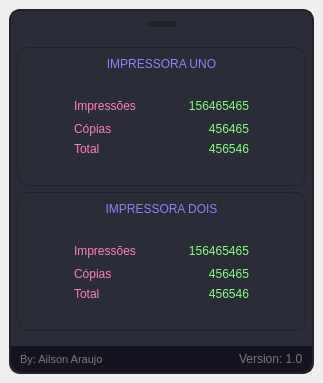
<?xml version="1.0" encoding="UTF-8"?>
<ui version="4.0">
 <class>MainWindow</class>
 <widget class="QMainWindow" name="MainWindow">
  <property name="geometry">
   <rect>
    <x>0</x>
    <y>0</y>
    <width>323</width>
    <height>383</height>
   </rect>
  </property>
  <property name="windowTitle">
   <string>Contador de Impressão</string>
  </property>
  <property name="styleSheet">
   <string notr="true">QFrame{
	background-color: #2a2c37;
	border: 2px solid #22212c;
	border-radius: 11px;
}

QLabel{
	color: #787878;
	border: none;
	background-color: transparent;
}

QPushButton{
	background-repeat: no-repeat;
	background-position: center;
	border: none;
}

#btn_config{
	background-image: url(:/icon/image/cil-settings.png);
}

#btn_close{
	background-image: url(:/icon/image/cil-x.png);
}

#frame_move{
	border: none;
	border-top: 6px solid #22212c;
}

#frame_dev {
	background-color: #151320;
	border: none;
	border-top-left-radius: 0px;
	border-top-right-radius: 0px;
}

#frame_container{
	border: none;
}

#label_device_uno,  #label_device_dois {
	color: #9580ff;
	font: 700 12pt &quot;Segoe UI&quot;;
}

#frame_device_uno, #frame_device_dois{
	border: 1px solid  #22212c;
}

#label_value_print, #label_value_copy, #label_value_total,
#label_value_print_dois, #label_value_copy_dois, #label_value_total_dois{
	color: #8aff80;
	font: 700 11pt &quot;Segoe UI&quot;;
}

#label_print, #label_copy, #label_total,
#label_print_dois, #label_copy_dois, #label_total_dois{
	color: #ff80bf;
	font: 700 11pt &quot;Segoe UI&quot;;
}</string>
  </property>
  <widget class="QWidget" name="centralwidget">
   <layout class="QGridLayout" name="gridLayout">
    <item row="0" column="0">
     <widget class="QFrame" name="frame_main">
      <property name="styleSheet">
       <string notr="true"/>
      </property>
      <property name="frameShape">
       <enum>QFrame::StyledPanel</enum>
      </property>
      <property name="frameShadow">
       <enum>QFrame::Raised</enum>
      </property>
      <layout class="QGridLayout" name="gridLayout_2">
       <property name="leftMargin">
        <number>0</number>
       </property>
       <property name="topMargin">
        <number>1</number>
       </property>
       <property name="rightMargin">
        <number>0</number>
       </property>
       <property name="bottomMargin">
        <number>0</number>
       </property>
       <item row="1" column="0">
        <widget class="QFrame" name="frame_container">
         <property name="frameShape">
          <enum>QFrame::StyledPanel</enum>
         </property>
         <property name="frameShadow">
          <enum>QFrame::Raised</enum>
         </property>
         <layout class="QGridLayout" name="gridLayout_5">
          <property name="leftMargin">
           <number>6</number>
          </property>
          <property name="rightMargin">
           <number>6</number>
          </property>
          <item row="0" column="4">
           <widget class="QPushButton" name="btn_close">
            <property name="minimumSize">
             <size>
              <width>20</width>
              <height>20</height>
             </size>
            </property>
            <property name="cursor">
             <cursorShape>PointingHandCursor</cursorShape>
            </property>
            <property name="text">
             <string/>
            </property>
           </widget>
          </item>
          <item row="2" column="0" colspan="5">
           <widget class="QFrame" name="frame_device_dois">
            <property name="frameShape">
             <enum>QFrame::StyledPanel</enum>
            </property>
            <property name="frameShadow">
             <enum>QFrame::Raised</enum>
            </property>
            <layout class="QGridLayout" name="gridLayout_4">
             <item row="3" column="3">
              <widget class="QLabel" name="label_value_copy_dois">
               <property name="text">
                <string>456465</string>
               </property>
               <property name="alignment">
                <set>Qt::AlignRight|Qt::AlignTrailing|Qt::AlignVCenter</set>
               </property>
              </widget>
             </item>
             <item row="4" column="3">
              <widget class="QLabel" name="label_value_total_dois">
               <property name="text">
                <string>456546</string>
               </property>
               <property name="alignment">
                <set>Qt::AlignRight|Qt::AlignTrailing|Qt::AlignVCenter</set>
               </property>
              </widget>
             </item>
             <item row="2" column="0">
              <spacer name="horizontalSpacer_5">
               <property name="orientation">
                <enum>Qt::Horizontal</enum>
               </property>
               <property name="sizeHint" stdset="0">
                <size>
                 <width>40</width>
                 <height>20</height>
                </size>
               </property>
              </spacer>
             </item>
             <item row="0" column="0" colspan="5">
              <widget class="QLabel" name="label_device_dois">
               <property name="text">
                <string>IMPRESSORA DOIS</string>
               </property>
               <property name="alignment">
                <set>Qt::AlignCenter</set>
               </property>
              </widget>
             </item>
             <item row="2" column="1">
              <widget class="QLabel" name="label_print_dois">
               <property name="text">
                <string>Impressões</string>
               </property>
               <property name="alignment">
                <set>Qt::AlignLeading|Qt::AlignLeft|Qt::AlignVCenter</set>
               </property>
              </widget>
             </item>
             <item row="2" column="4">
              <spacer name="horizontalSpacer_6">
               <property name="orientation">
                <enum>Qt::Horizontal</enum>
               </property>
               <property name="sizeHint" stdset="0">
                <size>
                 <width>40</width>
                 <height>20</height>
                </size>
               </property>
              </spacer>
             </item>
             <item row="4" column="1">
              <widget class="QLabel" name="label_total_dois">
               <property name="text">
                <string>Total</string>
               </property>
               <property name="alignment">
                <set>Qt::AlignLeading|Qt::AlignLeft|Qt::AlignVCenter</set>
               </property>
              </widget>
             </item>
             <item row="2" column="2">
              <spacer name="horizontalSpacer_7">
               <property name="orientation">
                <enum>Qt::Horizontal</enum>
               </property>
               <property name="sizeHint" stdset="0">
                <size>
                 <width>40</width>
                 <height>20</height>
                </size>
               </property>
              </spacer>
             </item>
             <item row="3" column="1">
              <widget class="QLabel" name="label_copy_dois">
               <property name="text">
                <string>Cópias</string>
               </property>
               <property name="alignment">
                <set>Qt::AlignLeading|Qt::AlignLeft|Qt::AlignVCenter</set>
               </property>
              </widget>
             </item>
             <item row="2" column="3">
              <widget class="QLabel" name="label_value_print_dois">
               <property name="text">
                <string>156465465</string>
               </property>
               <property name="alignment">
                <set>Qt::AlignRight|Qt::AlignTrailing|Qt::AlignVCenter</set>
               </property>
              </widget>
             </item>
             <item row="1" column="1">
              <spacer name="verticalSpacer_3">
               <property name="orientation">
                <enum>Qt::Vertical</enum>
               </property>
               <property name="sizeHint" stdset="0">
                <size>
                 <width>20</width>
                 <height>40</height>
                </size>
               </property>
              </spacer>
             </item>
             <item row="5" column="1">
              <spacer name="verticalSpacer_4">
               <property name="orientation">
                <enum>Qt::Vertical</enum>
               </property>
               <property name="sizeHint" stdset="0">
                <size>
                 <width>20</width>
                 <height>40</height>
                </size>
               </property>
              </spacer>
             </item>
            </layout>
           </widget>
          </item>
          <item row="0" column="2">
           <widget class="QFrame" name="frame_move">
            <property name="minimumSize">
             <size>
              <width>30</width>
              <height>0</height>
             </size>
            </property>
            <property name="maximumSize">
             <size>
              <width>30</width>
              <height>16777215</height>
             </size>
            </property>
            <property name="cursor">
             <cursorShape>OpenHandCursor</cursorShape>
            </property>
            <property name="frameShape">
             <enum>QFrame::StyledPanel</enum>
            </property>
            <property name="frameShadow">
             <enum>QFrame::Raised</enum>
            </property>
           </widget>
          </item>
          <item row="0" column="0">
           <widget class="QPushButton" name="btn_config">
            <property name="minimumSize">
             <size>
              <width>20</width>
              <height>20</height>
             </size>
            </property>
            <property name="cursor">
             <cursorShape>PointingHandCursor</cursorShape>
            </property>
            <property name="text">
             <string/>
            </property>
           </widget>
          </item>
          <item row="1" column="0" colspan="5">
           <widget class="QFrame" name="frame_device_uno">
            <property name="frameShape">
             <enum>QFrame::StyledPanel</enum>
            </property>
            <property name="frameShadow">
             <enum>QFrame::Raised</enum>
            </property>
            <layout class="QGridLayout" name="gridLayout_3">
             <item row="4" column="1">
              <widget class="QLabel" name="label_copy">
               <property name="text">
                <string>Cópias</string>
               </property>
               <property name="alignment">
                <set>Qt::AlignLeading|Qt::AlignLeft|Qt::AlignVCenter</set>
               </property>
              </widget>
             </item>
             <item row="3" column="2">
              <spacer name="horizontalSpacer_4">
               <property name="orientation">
                <enum>Qt::Horizontal</enum>
               </property>
               <property name="sizeHint" stdset="0">
                <size>
                 <width>40</width>
                 <height>20</height>
                </size>
               </property>
              </spacer>
             </item>
             <item row="5" column="1">
              <widget class="QLabel" name="label_total">
               <property name="text">
                <string>Total</string>
               </property>
               <property name="alignment">
                <set>Qt::AlignLeading|Qt::AlignLeft|Qt::AlignVCenter</set>
               </property>
              </widget>
             </item>
             <item row="3" column="1">
              <widget class="QLabel" name="label_print">
               <property name="text">
                <string>Impressões</string>
               </property>
               <property name="alignment">
                <set>Qt::AlignLeading|Qt::AlignLeft|Qt::AlignVCenter</set>
               </property>
              </widget>
             </item>
             <item row="0" column="0" colspan="5">
              <widget class="QLabel" name="label_device_uno">
               <property name="text">
                <string>IMPRESSORA UNO</string>
               </property>
               <property name="alignment">
                <set>Qt::AlignCenter</set>
               </property>
              </widget>
             </item>
             <item row="3" column="4">
              <spacer name="horizontalSpacer_3">
               <property name="orientation">
                <enum>Qt::Horizontal</enum>
               </property>
               <property name="sizeHint" stdset="0">
                <size>
                 <width>40</width>
                 <height>20</height>
                </size>
               </property>
              </spacer>
             </item>
             <item row="3" column="3">
              <widget class="QLabel" name="label_value_print">
               <property name="text">
                <string>156465465</string>
               </property>
               <property name="alignment">
                <set>Qt::AlignRight|Qt::AlignTrailing|Qt::AlignVCenter</set>
               </property>
              </widget>
             </item>
             <item row="4" column="3">
              <widget class="QLabel" name="label_value_copy">
               <property name="text">
                <string>456465</string>
               </property>
               <property name="alignment">
                <set>Qt::AlignRight|Qt::AlignTrailing|Qt::AlignVCenter</set>
               </property>
              </widget>
             </item>
             <item row="5" column="3">
              <widget class="QLabel" name="label_value_total">
               <property name="text">
                <string>456546</string>
               </property>
               <property name="alignment">
                <set>Qt::AlignRight|Qt::AlignTrailing|Qt::AlignVCenter</set>
               </property>
              </widget>
             </item>
             <item row="6" column="1">
              <spacer name="verticalSpacer_2">
               <property name="orientation">
                <enum>Qt::Vertical</enum>
               </property>
               <property name="sizeHint" stdset="0">
                <size>
                 <width>20</width>
                 <height>40</height>
                </size>
               </property>
              </spacer>
             </item>
             <item row="1" column="1">
              <spacer name="verticalSpacer">
               <property name="orientation">
                <enum>Qt::Vertical</enum>
               </property>
               <property name="sizeHint" stdset="0">
                <size>
                 <width>20</width>
                 <height>40</height>
                </size>
               </property>
              </spacer>
             </item>
             <item row="3" column="0">
              <spacer name="horizontalSpacer_2">
               <property name="orientation">
                <enum>Qt::Horizontal</enum>
               </property>
               <property name="sizeHint" stdset="0">
                <size>
                 <width>40</width>
                 <height>20</height>
                </size>
               </property>
              </spacer>
             </item>
            </layout>
           </widget>
          </item>
          <item row="0" column="1">
           <spacer name="horizontalSpacer_8">
            <property name="orientation">
             <enum>Qt::Horizontal</enum>
            </property>
            <property name="sizeHint" stdset="0">
             <size>
              <width>40</width>
              <height>20</height>
             </size>
            </property>
           </spacer>
          </item>
          <item row="0" column="3">
           <spacer name="horizontalSpacer_9">
            <property name="orientation">
             <enum>Qt::Horizontal</enum>
            </property>
            <property name="sizeHint" stdset="0">
             <size>
              <width>40</width>
              <height>20</height>
             </size>
            </property>
           </spacer>
          </item>
         </layout>
        </widget>
       </item>
       <item row="3" column="0">
        <widget class="QFrame" name="frame_dev">
         <property name="minimumSize">
          <size>
           <width>0</width>
           <height>26</height>
          </size>
         </property>
         <property name="maximumSize">
          <size>
           <width>16777215</width>
           <height>26</height>
          </size>
         </property>
         <property name="styleSheet">
          <string notr="true"/>
         </property>
         <property name="frameShape">
          <enum>QFrame::StyledPanel</enum>
         </property>
         <property name="frameShadow">
          <enum>QFrame::Raised</enum>
         </property>
         <layout class="QGridLayout" name="gridLayout_6">
          <property name="topMargin">
           <number>1</number>
          </property>
          <property name="bottomMargin">
           <number>1</number>
          </property>
          <item row="0" column="0">
           <widget class="QLabel" name="label_dev">
            <property name="font">
             <font>
              <pointsize>8</pointsize>
             </font>
            </property>
            <property name="styleSheet">
             <string notr="true"/>
            </property>
            <property name="text">
             <string>By: Ailson Araujo</string>
            </property>
           </widget>
          </item>
          <item row="0" column="1">
           <spacer name="horizontalSpacer">
            <property name="orientation">
             <enum>Qt::Horizontal</enum>
            </property>
            <property name="sizeHint" stdset="0">
             <size>
              <width>40</width>
              <height>20</height>
             </size>
            </property>
           </spacer>
          </item>
          <item row="0" column="2">
           <widget class="QLabel" name="label_version">
            <property name="text">
             <string>Version: 1.0</string>
            </property>
           </widget>
          </item>
         </layout>
        </widget>
       </item>
      </layout>
     </widget>
    </item>
   </layout>
  </widget>
 </widget>
 <resources>
  <include location="resource.qrc"/>
 </resources>
 <connections/>
</ui>
